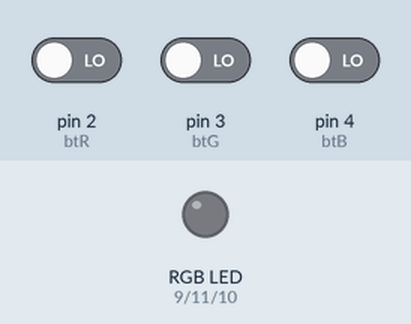
A sketch run on a simulated Arduino Uno, built with avr-gcc and run on an emulated ATmega328P. Shown: an RGB LED mixed from three pins (HIGH = lit). Dashed ring = blinking. Inputs (shaded band) come from the test bench; at power-on: pin 2 (btR) LOW, pin 3 (btG) LOW, pin 4 (btB) LOW.

Above: at 1.2 s.
1.3 s: pin 2 (btR) driven HIGH
At 2.2 s:
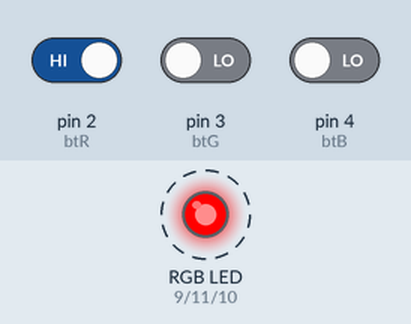
4.3 s: pin 3 (btG) driven HIGH
At 5.7 s:
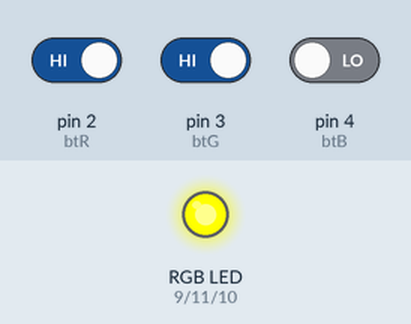
7.3 s: pin 4 (btB) driven HIGH
At 9.2 s:
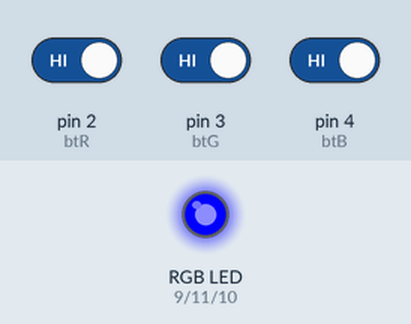
10.3 s: pin 3 (btG) driven LOW
At 11.2 s:
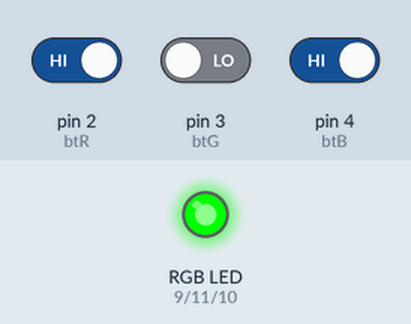
13.3 s: pin 2 (btR) driven LOW
At 13.7 s:
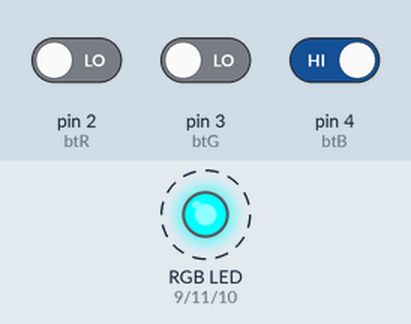
16.3 s: pin 4 (btB) driven LOW
At 17.4 s:
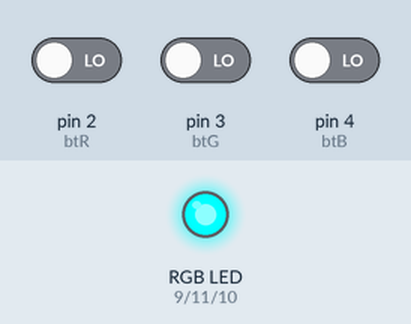
Timing chart, 0 to 18.8 s (numbered marks = the images above; inputs shaded):
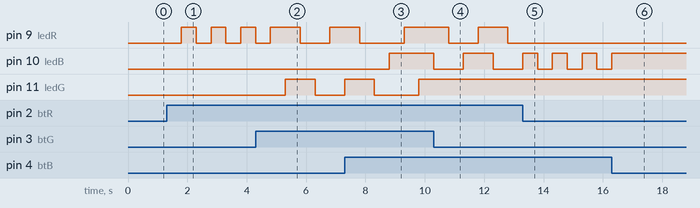

Measured:
- after the input at 1.3 s, pin 9 (ledR): alternates HIGH for 0.50 s and LOW for 0.50 s, starting after 0.50 s
- after the input at 4.3 s, pin 11 (ledG): LOW → HIGH after 1.0 s, → LOW 1.0 s later
- after the input at 7.3 s, pin 10 (ledB): LOW → HIGH after 1.5 s
- after the input at 10.3 s, pin 11 (ledG): stays HIGH (without the input it goes to LOW after 1.0 s)
- after the input at 13.3 s, pin 9 (ledR): stays LOW (without the input it goes to HIGH after 0.50 s)
- after the input at 16.3 s, pin 10 (ledB): goes on until 16.3 s, then stays HIGH

The sketch:

BotaoIndividualCorLedRGB.ino
```cpp
int btR = 2;
int btG = 3;     //botões
int btB = 4;
int ledR = 9;
/************************************************************
 * Simples projeto que possui 3 botões push, onde cada um
 * acende uma cor do led RGB, tornando assim possível
 * algumas simples combinações de cores
 ***********************************************************/

int ledG = 11;  //pinos vermelho, verde e azul do led rgb
int ledB = 10;
int pR = 0;
int pG = 0;     //pressionado de cada botão
int pB = 0;
int estadoR = 0;
int estadoG = 0;     //ligado ou desligado
int estadoB = 0;

//Função principal, responsável por criar os estados de ligado e desligado ( 0 e 1 respectivamente), e apartir do estado liga ou desliga o led.
void onLed(int led, int pressionado, int *contador){
  if(pressionado == HIGH && *contador == 0){
    *contador = 1;
    delay(500);                                          //Define se ao apertarmos o botão vamos ligar, ou desligar aquela cor
    }else if(pressionado == HIGH){
     *contador = 0;
     delay(500);
    }
  if(*contador){
    analogWrite(led, 255);
  }else{                                                 //condição simples, que apenas liga ou desliga o led dependendo do estado do botão
    analogWrite(led, 0);
  }

}
void setup() {
  // put your setup code here, to run once:
  pinMode(ledR, OUTPUT);
  pinMode(ledG, OUTPUT);
  pinMode(ledB, OUTPUT);
  pinMode(btR, INPUT);
  pinMode(btG, INPUT);
  pinMode(btB, INPUT);
  Serial.begin(9600);

}

void loop() {
  // put your main code here, to run repeatedly:

  //pR = digitalRead(btR);
  pR = digitalRead(btR);
  pG = digitalRead(btG);
  pB = digitalRead(btB);
  onLed(ledR, pR, &estadoR);
  onLed(ledG, pG, &estadoG);
  onLed(ledB, pB, &estadoB);


}
```
